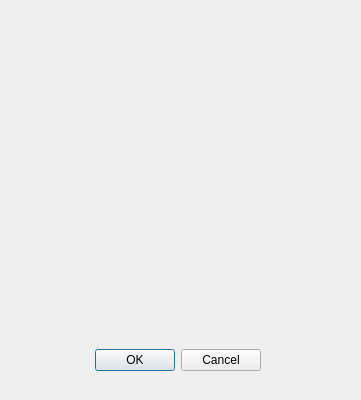
<?xml version="1.0" encoding="UTF-8"?>
<ui version="4.0">
 <class>HelpDialog</class>
 <widget class="QDialog" name="HelpDialog">
  <property name="geometry">
   <rect>
    <x>0</x>
    <y>0</y>
    <width>361</width>
    <height>400</height>
   </rect>
  </property>
  <property name="windowTitle">
   <string>Dialog</string>
  </property>
  <widget class="QDialogButtonBox" name="buttonBox">
   <property name="geometry">
    <rect>
     <x>40</x>
     <y>340</y>
     <width>221</width>
     <height>41</height>
    </rect>
   </property>
   <property name="orientation">
    <enum>Qt::Horizontal</enum>
   </property>
   <property name="standardButtons">
    <set>QDialogButtonBox::Cancel|QDialogButtonBox::Ok</set>
   </property>
  </widget>
 </widget>
 <resources/>
 <connections>
  <connection>
   <sender>buttonBox</sender>
   <signal>accepted()</signal>
   <receiver>HelpDialog</receiver>
   <slot>accept()</slot>
   <hints>
    <hint type="sourcelabel">
     <x>248</x>
     <y>254</y>
    </hint>
    <hint type="destinationlabel">
     <x>157</x>
     <y>274</y>
    </hint>
   </hints>
  </connection>
  <connection>
   <sender>buttonBox</sender>
   <signal>rejected()</signal>
   <receiver>HelpDialog</receiver>
   <slot>reject()</slot>
   <hints>
    <hint type="sourcelabel">
     <x>316</x>
     <y>260</y>
    </hint>
    <hint type="destinationlabel">
     <x>286</x>
     <y>274</y>
    </hint>
   </hints>
  </connection>
 </connections>
</ui>
